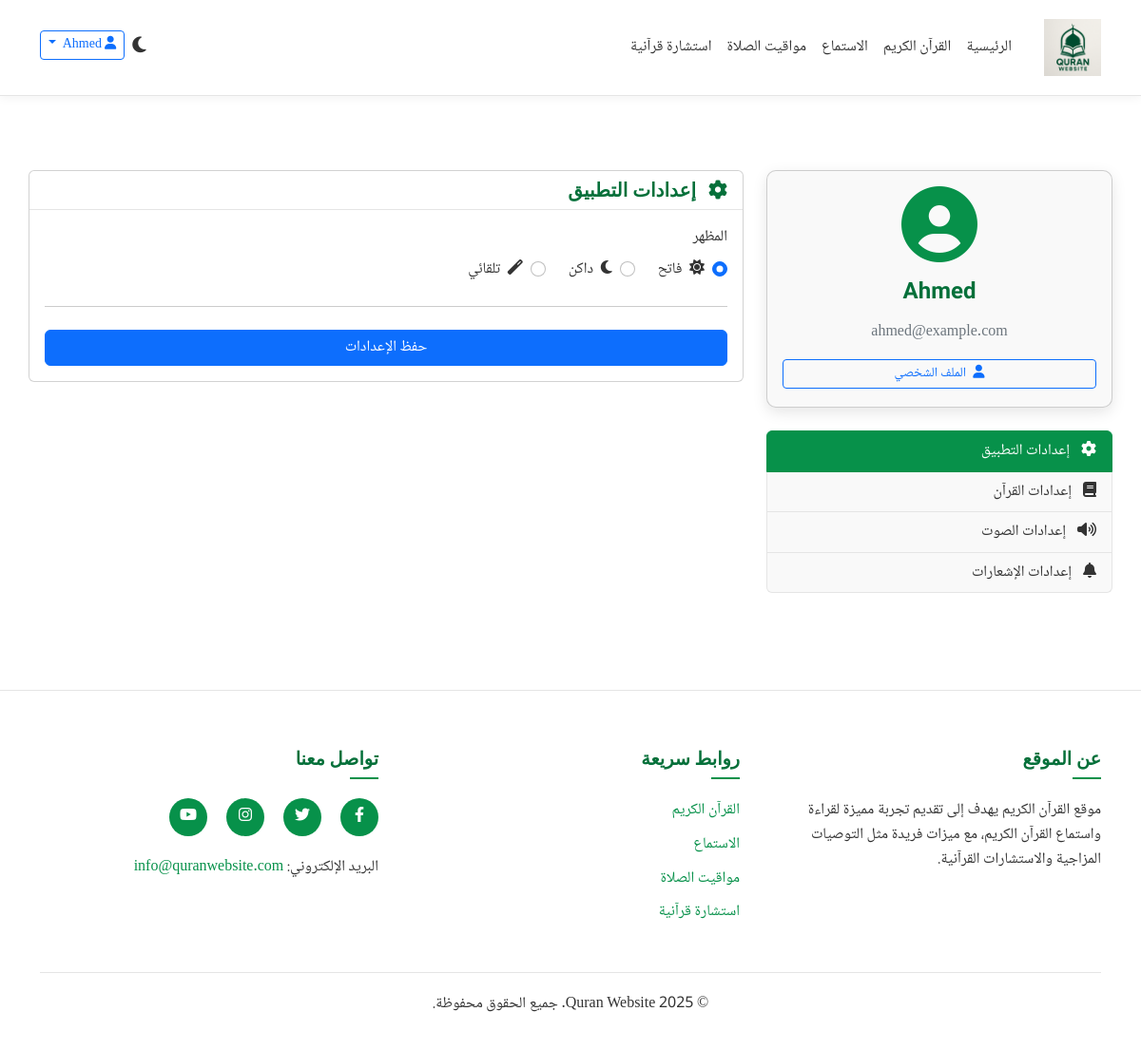
The app's page /settings (signed in) with its own data.
### tables this page shows
CREATE TABLE IF NOT EXISTS users (
    id INT AUTO_INCREMENT PRIMARY KEY,
    name VARCHAR(100) NOT NULL,
    email VARCHAR(100) NOT NULL UNIQUE,
    password VARCHAR(255) NOT NULL,
    remember_token VARCHAR(255),
    created_at TIMESTAMP DEFAULT CURRENT_TIMESTAMP,
    updated_at TIMESTAMP DEFAULT CURRENT_TIMESTAMP ON UPDATE CURRENT_TIMESTAMP
);

CREATE TABLE IF NOT EXISTS user_preferences (
    user_id INT PRIMARY KEY,
    theme VARCHAR(20) DEFAULT 'light',
    quran_font VARCHAR(50) DEFAULT 'Amiri',
    quran_font_size INT DEFAULT 22,
    translation_display TINYINT(1) DEFAULT 1,
    tafsir_display TINYINT(1) DEFAULT 0,
    reciter_id INT DEFAULT 1,
    auto_play_audio TINYINT(1) DEFAULT 0,
    notification_daily_verse TINYINT(1) DEFAULT 1,
    notification_prayer_times TINYINT(1) DEFAULT 1,
    notification_newsletters TINYINT(1) DEFAULT 0,
    browser_notifications TINYINT(1) DEFAULT 0,
    last_surah INT DEFAULT 1,
    last_ayah INT DEFAULT 1,
    created_at TIMESTAMP DEFAULT CURRENT_TIMESTAMP,
    updated_at TIMESTAMP DEFAULT CURRENT_TIMESTAMP ON UPDATE CURRENT_TIMESTAMP,
    FOREIGN KEY (user_id) REFERENCES users(id) ON DELETE CASCADE
);

### app/controllers/Controller.php (called while the page is built, shortened)
<?php
class Controller {
    protected function render($view, $data = []) {
        $data['content_view'] = $view;
        view('layout', $data);
    }
}
?>

### app/controllers/ProfileController.php (called while the page is built, shortened)
<?php
require_once BASE_PATH . '/app/controllers/Controller.php';
require_once BASE_PATH . '/app/models/User.php';
class ProfileController extends Controller {
    private $userModel;
    public function __construct() {
        $this->userModel = new User();
    }
    public function settings() {
        $userId = getCurrentUserId();
        $user = $this->userModel->findById($userId);
        $preferences = $this->userModel->getPreferences($userId);
        $this->render('profile/settings', [
            'user' => $user,
            'preferences' => $preferences
        ]);
    }
}
?>

### app/models/Database.php (called while the page is built, shortened)
<?php
class Database {
    private static $instance = null;
    private $connection;
    private function __construct() {
        try {
            $this->connection = new PDO(
                'mysql:host=' . DB_HOST . ';dbname=' . DB_NAME . ';charset=utf8mb4',
                DB_USER,
                DB_PASS,
                [
                    PDO::ATTR_ERRMODE => PDO::ERRMODE_EXCEPTION,
                    PDO::ATTR_DEFAULT_FETCH_MODE => PDO::FETCH_ASSOC,
                    PDO::ATTR_EMULATE_PREPARES => false
                ]
            );
        } catch (PDOException $e) {
            die('Database connection error: ' . $e->getMessage());
        }
    }
    public static function getInstance() {
        if (self::$instance === null) {
            self::$instance = new Database();
        }
        return self::$instance;
    }
    public function query($query, $params = []) {
        try {
            $stmt = $this->connection->prepare($query);
            $stmt->execute($params);
            return $stmt;
        } catch (PDOException $e) {
            die('Query error: ' . $e->getMessage());
        }
    }
    public function fetchOne($query, $params = []) {
        $stmt = $this->query($query, $params);
        return $stmt->fetch();
    }
}
?>

### app/models/User.php (called while the page is built, shortened)
<?php
require_once BASE_PATH . '/app/models/Database.php';
class User {
    private $db;
    public function __construct() {
        $this->db = Database::getInstance();
    }
    public function findById($id) {
        return $this->db->fetchOne("SELECT * FROM users WHERE id = ?", [$id]);
    }
    public function getPreferences($userId) {
        return $this->db->fetchOne("SELECT * FROM user_preferences WHERE user_id = ?", [$userId]);
    }
}
?>

### app/views/profile/settings.php (the view, shortened to what this page needs)
<div class="container settings-page my-5">
    <div class="row">
        <div class="col-md-4">
            <div class="card profile-sidebar mb-4">
                <div class="card-body text-center">
                    <div class="profile-avatar">
                        <i class="fas fa-user-circle fa-5x"></i>
                    </div>
                    <h4 class="mt-3"><?= htmlspecialchars($user['name']) ?></h4>
                    <p class="text-muted"><?= htmlspecialchars($user['email']) ?></p>
                    <div class="mt-3">
                        <a href="<?= baseUrl() ?>/profile" class="btn btn-outline-primary btn-sm w-100">
                            <i class="fas fa-user me-1"></i> الملف الشخصي
                        </a>
                    </div>
                </div>
            </div>
            <div class="list-group settings-nav mb-4">
                <a href="#app-settings" class="list-group-item list-group-item-action active" data-bs-toggle="list">
                    <i class="fas fa-cog me-2"></i> إعدادات التطبيق
                </a>
                <a href="#quran-settings" class="list-group-item list-group-item-action" data-bs-toggle="list">
                    <i class="fas fa-book me-2"></i> إعدادات القرآن
                </a>
                <a href="#audio-settings" class="list-group-item list-group-item-action" data-bs-toggle="list">
                    <i class="fas fa-volume-up me-2"></i> إعدادات الصوت
                </a>
                <a href="#notification-settings" class="list-group-item list-group-item-action" data-bs-toggle="list">
                    <i class="fas fa-bell me-2"></i> إعدادات الإشعارات
                </a>
            </div>
        </div>
        <div class="col-md-8">
            <div class="tab-content">
                <div class="tab-pane fade show active" id="app-settings">
                    <div class="card">
                        <div class="card-header bg-transparent">
                            <h5 class="mb-0"><i class="fas fa-cog me-2"></i> إعدادات التطبيق</h5>
                        </div>
                        <div class="card-body">
                            <form action="<?= baseUrl() ?>/settings/update" method="post">
                                <div class="mb-3">
                                    <label class="form-label">المظهر</label>
                                    <div class="d-flex">
                                        <div class="form-check form-check-inline me-4">
                                            <input class="form-check-input" type="radio" name="theme" id="theme-light" value="light" <?= (!isset($preferences['theme']) || $preferences['theme'] == 'light') ? 'checked' : '' ?>>
                                            <label class="form-check-label" for="theme-light">
                                                <i class="fas fa-sun me-1"></i> فاتح
                                            </label>
                                        </div>
                                        <div class="form-check form-check-inline me-4">
                                            <input class="form-check-input" type="radio" name="theme" id="theme-dark" value="dark" <?= (isset($preferences['theme']) && $preferences['theme'] == 'dark') ? 'checked' : '' ?>>
                                            <label class="form-check-label" for="theme-dark">
                                                <i class="fas fa-moon me-1"></i> داكن
                                            </label>
                                        </div>
                                        <div class="form-check form-check-inline">
                                            <input class="form-check-input" type="radio" name="theme" id="theme-auto" value="auto" <?= (isset($preferences['theme']) && $preferences['theme'] == 'auto') ? 'checked' : '' ?>>
                                            <label class="form-check-label" for="theme-auto">
                                                <i class="fas fa-magic me-1"></i> تلقائي
                                            </label>
                                        </div>
                                    </div>
                                </div>
                                <hr class="my-4">
                                <div class="d-grid">
                                    <button type="submit" class="btn btn-primary">حفظ الإعدادات</button>
                                </div>
                            </form>
                        </div>
                    </div>
                </div>
            </div>
        </div>
    </div>
</div>

### public/css/style.css (style rules this page uses)
:root { --primary-color: #07914a; --primary-color-light: #2aad6a; --primary-color-dark: #05703a; --secondary-color: #c89f48; --light-bg: #ffffff; --light-text: #333333; --light-border: #e5e5e5; --light-card-bg: #f9f9f9; --light-hover: #f5f5f5; --light-shadow: 0 5px 15px rgba(0,0,0,0.1); --heading-font: 'Amiri', serif; --body-font: 'Noto Naskh Arabic', serif; --quran-font: 'Scheherazade New', serif; }
* { margin: 0; padding: 0; box-sizing: border-box; }
html { font-size: 16px; scroll-behavior: smooth; }
body { font-family: var(--body-font); line-height: 1.6; color: var(--light-text); background-color: var(--light-bg); direction: rtl; text-align: right; transition: all 0.3s ease; }
h1, h2, h3, h4, h5, h6 { font-family: var(--heading-font); font-weight: 700; margin-bottom: 1rem; color: var(--primary-color-dark); }
a { color: var(--primary-color); text-decoration: none; transition: all 0.3s ease; }
.light-theme { --bg-color: var(--light-bg); --text-color: var(--light-text); --border-color: var(--light-border); --card-bg: var(--light-card-bg); --hover-bg: var(--light-hover); --shadow: var(--light-shadow); }
.profile-page, .settings-page { padding: 30px 0; }
.profile-sidebar { background-color: var(--card-bg); border-radius: 10px; box-shadow: var(--shadow); }
.profile-avatar { color: var(--primary-color); margin-bottom: 15px; }
.settings-nav .list-group-item { background-color: var(--card-bg); color: var(--text-color); border-color: var(--border-color); }
.settings-nav .list-group-item.active { background-color: var(--primary-color); border-color: var(--primary-color); color: #fff; }
.card-header { border-bottom: 1px solid var(--border-color); }

### records on screen
users: name "Ahmed", email "ahmed@example.com"
user_preferences: theme "☑ فاتح", theme "☐ داكن", theme "☐ تلقائي"

### other values on screen
APP_NAME "Quran Website"
